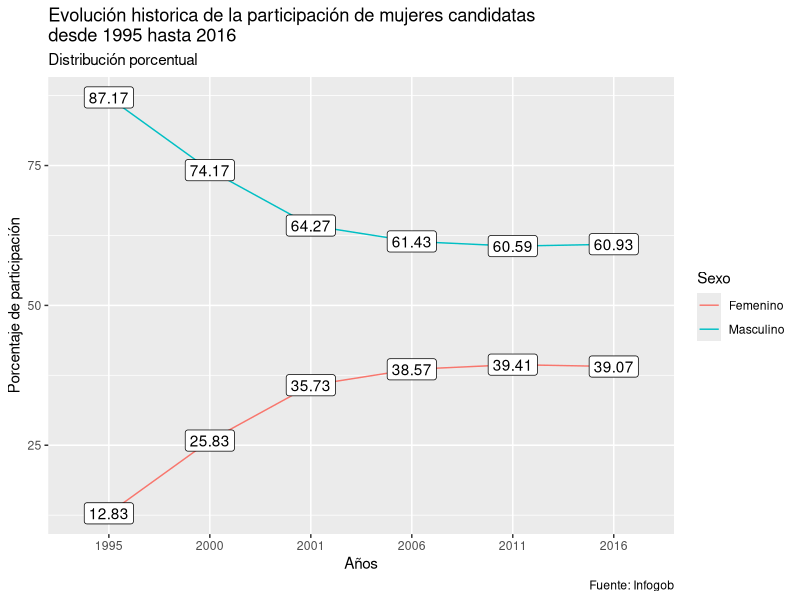
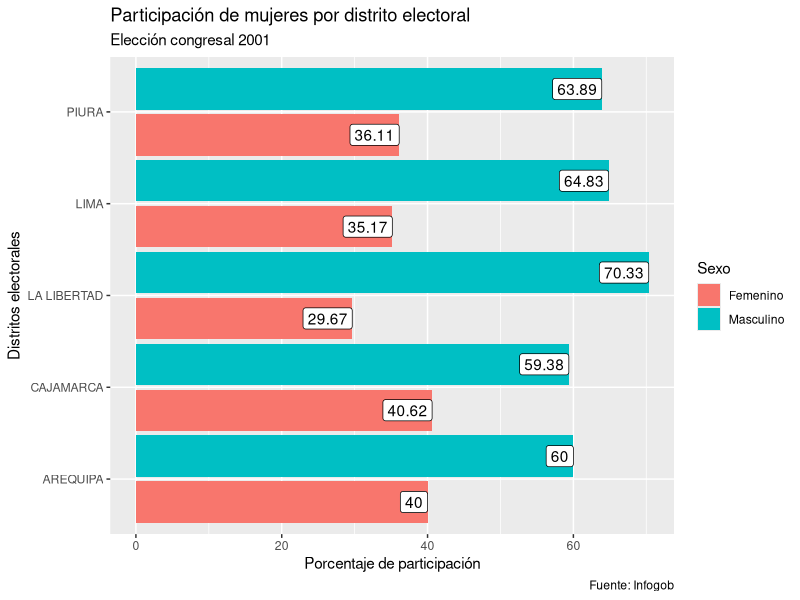
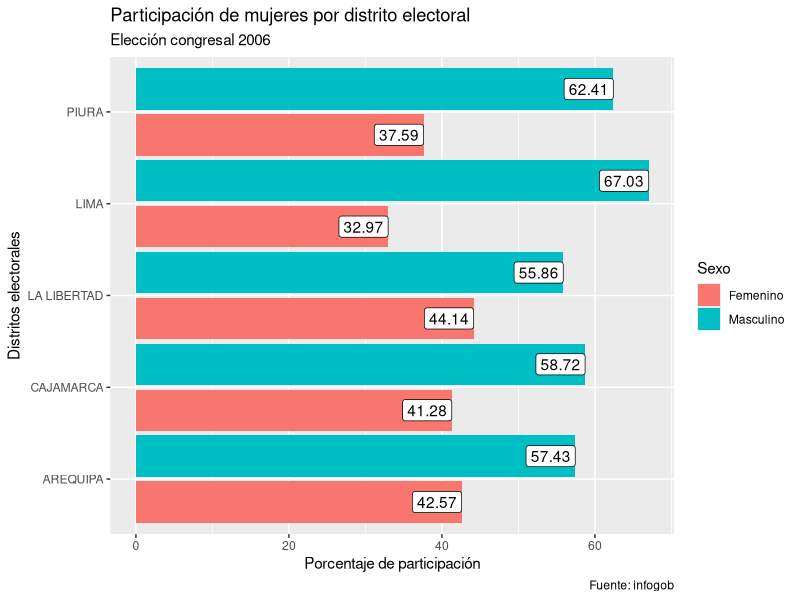
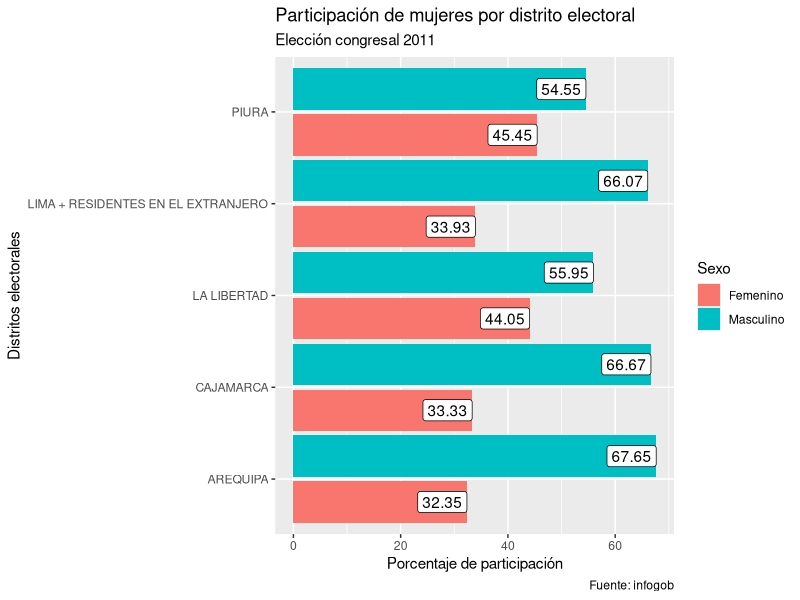
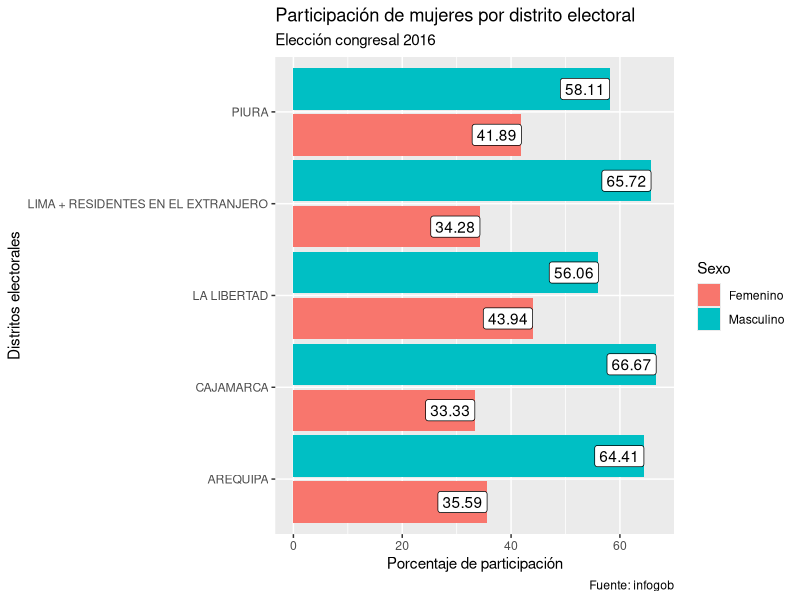
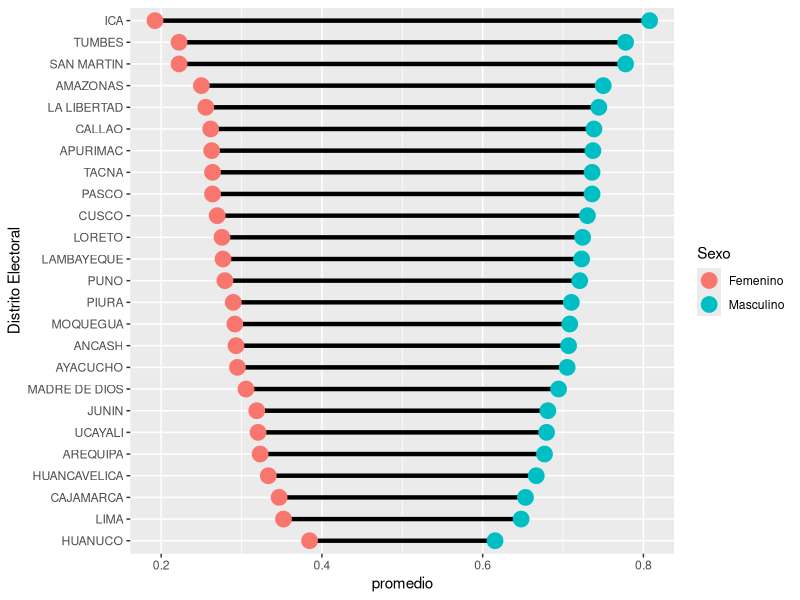
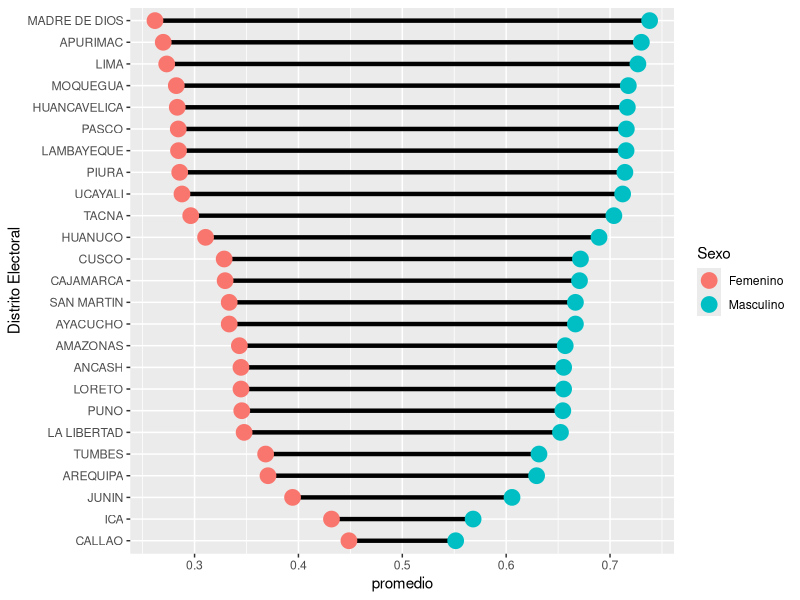
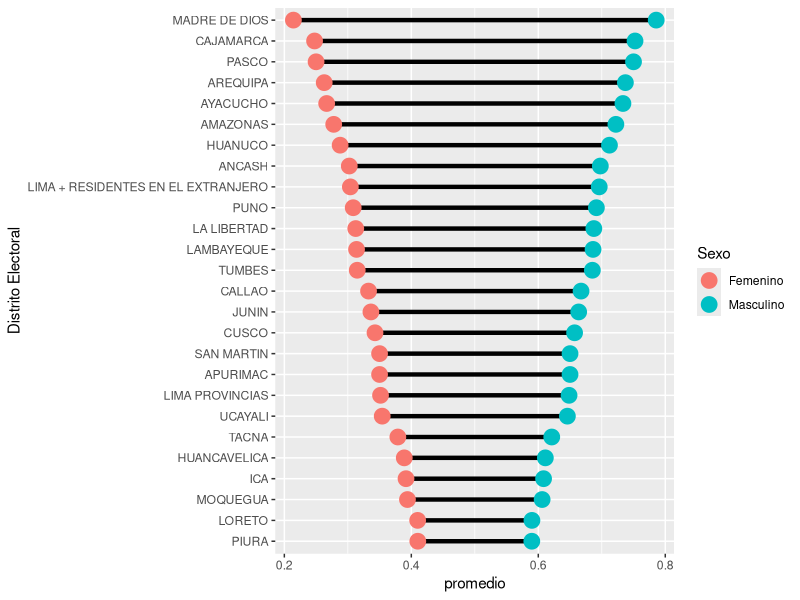

Source code (R) for these figures, in order:
## ---- chunk 1
library(tidyverse)
library(readxl)
## ---- chunk 2
autoridades1995 <- read_excel("data/EG1995_Candidatos_Congresal.xlsx")
autoridades1995 <- autoridades1995 %>% select(-c(Cargo))
autoridades1995 <- autoridades1995 %>% mutate(Año_eleccion = "1995")

autoridades2000 <- read_excel("data/EG2000_Candidatos_Congresal.xlsx")
autoridades2000 <- autoridades2000 %>% select(-c(Cargo))
autoridades2000 <- autoridades2000 %>% mutate(Año_eleccion = "2000")

autoridades2001 <- read_excel("data/EG2001_Candidatos_Congresal.xlsx")
autoridades2001 <- autoridades2001 %>% select(-c(Cargo))
autoridades2001 <- autoridades2001 %>% mutate(Año_eleccion = "2001")

autoridades2006 <- read_excel("data/EG2006_Candidatos_Congresal.xlsx")
autoridades2006 <- autoridades2006 %>% select(-c(Cargo))
autoridades2006 <- autoridades2006 %>% mutate(Año_eleccion = "2006")

autoridades2011 <- read_excel("data/EG2011_Candidatos_Congresal.xlsx")
autoridades2011 <- autoridades2011 %>% select(-c(Cargo))
autoridades2011 <- autoridades2011 %>% mutate(Año_eleccion = "2011")

autoridades2016 <- read_excel("data/EG2016_Candidatos_Congresal.xlsx")
autoridades2016 <- autoridades2016 %>% select(-c(Cargo))
autoridades2016 <- autoridades2016 %>% mutate(Año_eleccion = "2016")

Candidatos_congresales <-
  bind_rows(
    autoridades1995,
    autoridades2000,
    autoridades2001,
    autoridades2006,
    autoridades2011,
    autoridades2016
  )

resultados2016 <- read_excel("data/EG2016_Resultados_Congresal.xlsx")
resultados2016 <- resultados2016 %>% select("Distrito electoral", Electores)

## ---- chunk 3
historico <- Candidatos_congresales %>%
  count(Año_eleccion, Sexo) %>%
  group_by(Año_eleccion) %>%
  mutate(porcentaje = n / sum(n) * 100) %>%
  mutate(porcentajes = round(porcentaje,2))
## ---- chunk 4
participación2001 <- Candidatos_congresales %>%
  filter(Año_eleccion == "2001") %>%
  count(`Distrito Electoral`, Sexo) %>%
  group_by(`Distrito Electoral`) %>%
  mutate(porcentaje = n / sum(n) * 100) %>%
  mutate(porcentajes = round(porcentaje,2)) %>%
  ungroup() %>%
  filter(
    `Distrito Electoral` %in% c("LIMA", "LA LIBERTAD", "PIURA" ,"AREQUIPA", "CAJAMARCA")
  )
## ---- chunk 5
participación2006 <- Candidatos_congresales %>%
  filter(Año_eleccion == "2006") %>%
  count(`Distrito Electoral`, Sexo) %>%
  group_by(`Distrito Electoral`) %>%
  mutate(porcentaje = n / sum(n) * 100) %>%
  mutate(porcentajes = round(porcentaje,2)) %>%
  ungroup() %>%
  filter(
    `Distrito Electoral` %in% c("LIMA", "LA LIBERTAD", "PIURA" ,"AREQUIPA", "CAJAMARCA")
  ) 
## ---- chunk 6
participación2011 <- Candidatos_congresales %>%
  filter(Año_eleccion == "2011") %>%
  count(`Distrito Electoral`, Sexo) %>%
  group_by(`Distrito Electoral`) %>%
  mutate(porcentaje = n / sum(n) * 100) %>%
  mutate(porcentajes = round(porcentaje,2)) %>%
  ungroup() %>%
  filter(
    `Distrito Electoral` %in% c("LIMA + RESIDENTES EN EL EXTRANJERO", "LA LIBERTAD", "PIURA" ,"AREQUIPA", "CAJAMARCA")
  ) 
## ---- chunk 7
participación2016 <- Candidatos_congresales %>%
  filter(Año_eleccion == "2016") %>%
  count(`Distrito Electoral`, Sexo) %>%
  group_by(`Distrito Electoral`) %>%
  mutate(porcentaje = n / sum(n) * 100) %>%
  mutate(porcentajes = round(porcentaje,2)) %>%
  ungroup() %>%
  filter(
    `Distrito Electoral` %in% c("LIMA + RESIDENTES EN EL EXTRANJERO", "LA LIBERTAD", "PIURA" ,"AREQUIPA", "CAJAMARCA")
  ) 
## ---- chunk 8
brechas2001 <- Candidatos_congresales %>%
  filter(Año_eleccion == "2001") %>%
  mutate(Sexo = as_factor(Sexo),
         Sexo = fct_rev(Sexo)) %>%
  group_by(`Distrito Electoral`, `Organización Política`) %>%
  mutate(puntaje = (max(`N°`) + 1) - `N°`) %>%
  ungroup()%>%
  group_by(`Distrito Electoral`,`Organización Política`,Sexo, .drop = FALSE)%>%
  summarise(sum_puntaje= sum(puntaje)) %>% 
  mutate(proporcion = sum_puntaje/sum(sum_puntaje)) %>% 
  ungroup() %>% 
  group_by(`Distrito Electoral`, Sexo, .drop = FALSE) %>% 
  summarise(promedio = mean(proporcion)) %>% 
  mutate(diferencia = diff(promedio)) %>% 
  ungroup() %>% 
  mutate(`Distrito Electoral` = fct_reorder(`Distrito Electoral`, diferencia))
## ---- chunk 9
brechas2006 <- Candidatos_congresales %>%
  filter(Año_eleccion == "2006") %>%
  mutate(Sexo = as_factor(Sexo),
         Sexo = fct_rev(Sexo)) %>%
  group_by(`Distrito Electoral`, `Organización Política`) %>%
  mutate(puntaje = (max(`N°`) + 1) - `N°`) %>%
  ungroup()%>%
  group_by(`Distrito Electoral`,`Organización Política`,Sexo, .drop = FALSE)%>%
  summarise(sum_puntaje= sum(puntaje)) %>% 
  mutate(proporcion = sum_puntaje/sum(sum_puntaje)) %>% 
  ungroup() %>% 
  group_by(`Distrito Electoral`, Sexo, .drop = FALSE) %>% 
  summarise(promedio = mean(proporcion)) %>% 
  mutate(diferencia = diff(promedio)) %>% 
  ungroup() %>% 
  mutate(`Distrito Electoral` = fct_reorder(`Distrito Electoral`, diferencia))
## ---- chunk 10
brechas2011 <- Candidatos_congresales %>%
  filter(Año_eleccion == "2011") %>%
  mutate(Sexo = as_factor(Sexo),
         Sexo = fct_rev(Sexo)) %>%
  group_by(`Distrito Electoral`, `Organización Política`) %>%
  mutate(puntaje = (max(`N°`) + 1) - `N°`) %>%
  ungroup()%>%
  group_by(`Distrito Electoral`,`Organización Política`,Sexo, .drop = FALSE)%>%
  summarise(sum_puntaje= sum(puntaje)) %>% 
  mutate(proporcion = sum_puntaje/sum(sum_puntaje)) %>% 
  ungroup() %>% 
  group_by(`Distrito Electoral`, Sexo, .drop = FALSE) %>% 
  summarise(promedio = mean(proporcion)) %>% 
  mutate(diferencia = diff(promedio)) %>% 
  ungroup() %>% 
  mutate(`Distrito Electoral` = fct_reorder(`Distrito Electoral`, diferencia))
## ---- chunk 11
brechas2016 <- Candidatos_congresales %>%
  filter(Año_eleccion == "2016") %>%
  mutate(Sexo = as_factor(Sexo)) %>%
  group_by(`Distrito Electoral`, `Organización Política`) %>%
  mutate(puntaje = (max(`N°`) + 1) - `N°`) %>%
  ungroup()%>%
  group_by(`Distrito Electoral`,`Organización Política`,Sexo, .drop = FALSE)%>%
  summarise(sum_puntaje= sum(puntaje)) %>% 
  mutate(proporcion = sum_puntaje/sum(sum_puntaje)) %>% 
  ungroup() %>% 
  group_by(`Distrito Electoral`, Sexo, .drop = FALSE) %>% 
  summarise(promedio = mean(proporcion)) %>% 
  mutate(diferencia = diff(promedio)) %>% 
  ungroup() %>% 
  mutate(`Distrito Electoral` = fct_reorder(`Distrito Electoral`, diferencia))
## ---- chunk 12
porcentaje_listas <- Candidatos_congresales %>%
  count(`Distrito Electoral`, Sexo, Año_eleccion) %>%
  group_by(`Distrito Electoral`, Año_eleccion) %>%
  mutate(porcentaje = n / sum(n) * 100) %>%
  mutate(porcentajes = round(porcentaje)) %>%
  ungroup()%>%
  filter(Sexo =='Femenino')
## ---- chunk 13
brechas_listas <- Candidatos_congresales %>%
  mutate(Sexo = as_factor(Sexo),
         Sexo = fct_rev(Sexo)) %>%
  group_by(`Distrito Electoral`, `Organización Política`, Año_eleccion) %>%
  mutate(puntaje = (max(`N°`) + 1) - `N°`) %>%
  ungroup()%>%
  group_by(`Distrito Electoral`,`Organización Política`,Año_eleccion, Sexo)%>%
  summarise(sum_puntaje= sum(puntaje)) %>% 
  mutate(proporcion = sum_puntaje/sum(sum_puntaje)) %>% 
  ungroup() %>% 
  group_by(`Distrito Electoral`, Año_eleccion, Sexo) %>% 
  summarise(promedio = mean(proporcion)) %>% 
  mutate(diferencia = diff(promedio)) %>% 
  ungroup() %>% 
  mutate(`Distrito Electoral` = fct_reorder(`Distrito Electoral`, diferencia))%>% 
  filter(Sexo == 'Femenino')
## ---- chunk 14

historico %>%
ggplot(aes(Año_eleccion, porcentaje)) +
  geom_line(aes(color = Sexo, group = Sexo))+
  geom_label(aes(label = porcentajes))+
  labs(
    title = "Evolución historica de la participación de mujeres candidatas \ndesde 1995 hasta 2016",
    subtitle = "Distribución porcentual",
    caption = "Fuente: Infogob",
    x = "Años",
    y = "Porcentaje de participación"
  )
## ---- chunk 15
resultados2016 %>% 
  group_by(`Distrito electoral`) %>% 
  summarise(Electores=max(Electores)) %>% 
  arrange(desc(Electores)) %>% 
  filter(row_number()<=5)
## ---- chunk 16
participación2001 %>%
  ggplot(aes(x = porcentaje , y = `Distrito Electoral`)) +
  geom_col(aes(fill = Sexo), position = position_dodge(1)) +
  geom_label(aes(label = porcentajes, group = Sexo), position = position_dodge(1), hjust = 1) +
  labs(
    title = "Participación de mujeres por distrito electoral",
    subtitle = "Elección congresal 2001",
    caption = "Fuente: Infogob",
    x = "Porcentaje de participación",
    y = "Distritos electorales"
  )
## ---- chunk 17
participación2006 %>%
  ggplot(aes(x = porcentaje , y = `Distrito Electoral`)) +
  geom_col(aes(fill = Sexo), position = position_dodge(1)) +
  geom_label(aes(label = porcentajes, group = Sexo), position = position_dodge(1), hjust = 1) +
  labs(
    title = "Participación de mujeres por distrito electoral",
    subtitle = "Elección congresal 2006",
    caption = "Fuente: infogob",
    x = "Porcentaje de participación",
    y = "Distritos electorales"
  )
## ---- chunk 18
participación2011 %>%
  ggplot(aes(x = porcentaje , y = `Distrito Electoral`)) +
  geom_col(aes(fill = Sexo), position = position_dodge(1)) +
  geom_label(aes(label = porcentajes, group = Sexo), position = position_dodge(1), hjust = 1) +
  labs(
    title = "Participación de mujeres por distrito electoral",
    subtitle = "Elección congresal 2011",
    caption = "Fuente: infogob",
    x = "Porcentaje de participación",
    y = "Distritos electorales"
  )
## ---- chunk 19
participación2016 %>%
  ggplot(aes(x = porcentaje , y = `Distrito Electoral`)) +
  geom_col(aes(fill = Sexo), position = position_dodge(1)) +
  geom_label(aes(label = porcentajes, group = Sexo), position = position_dodge(1), hjust = 1) +
  labs(
    title = "Participación de mujeres por distrito electoral",
    subtitle = "Elección congresal 2016",
    caption = "Fuente: infogob",
    x = "Porcentaje de participación",
    y = "Distritos electorales"
  )
## ---- chunk 20
brechas2001  %>%
  ggplot(aes(promedio, `Distrito Electoral`)) +
  geom_line(aes(group = `Distrito Electoral`), size = 1.5, linetype = 1) +
  geom_point(aes(color = Sexo), size = 5)
## ---- chunk 21
brechas2006  %>%
  ggplot(aes(promedio, `Distrito Electoral`)) +
  geom_line(aes(group = `Distrito Electoral`), size = 1.5, linetype = 1) +
  geom_point(aes(color = Sexo), size = 5)
## ---- chunk 22
brechas2011  %>%
  ggplot(aes(promedio, `Distrito Electoral`)) +
  geom_line(aes(group = `Distrito Electoral`), size = 1.5, linetype = 1) +
  geom_point(aes(color = Sexo), size = 5)
## ---- chunk 23
brechas2016  %>%
  ggplot(aes(promedio, `Distrito Electoral`)) +
  geom_line(aes(group = `Distrito Electoral`), size = 1.5, linetype = 1) +
  geom_point(aes(color = Sexo), size = 5)
## ---- chunk 24
porcentaje_listas %>% 
  left_join(brechas_listas) %>% 
  filter(Año_eleccion == '2016') %>%
  ggplot(aes(diferencia, porcentaje, color = `Distrito Electoral`))+
  geom_point() 
